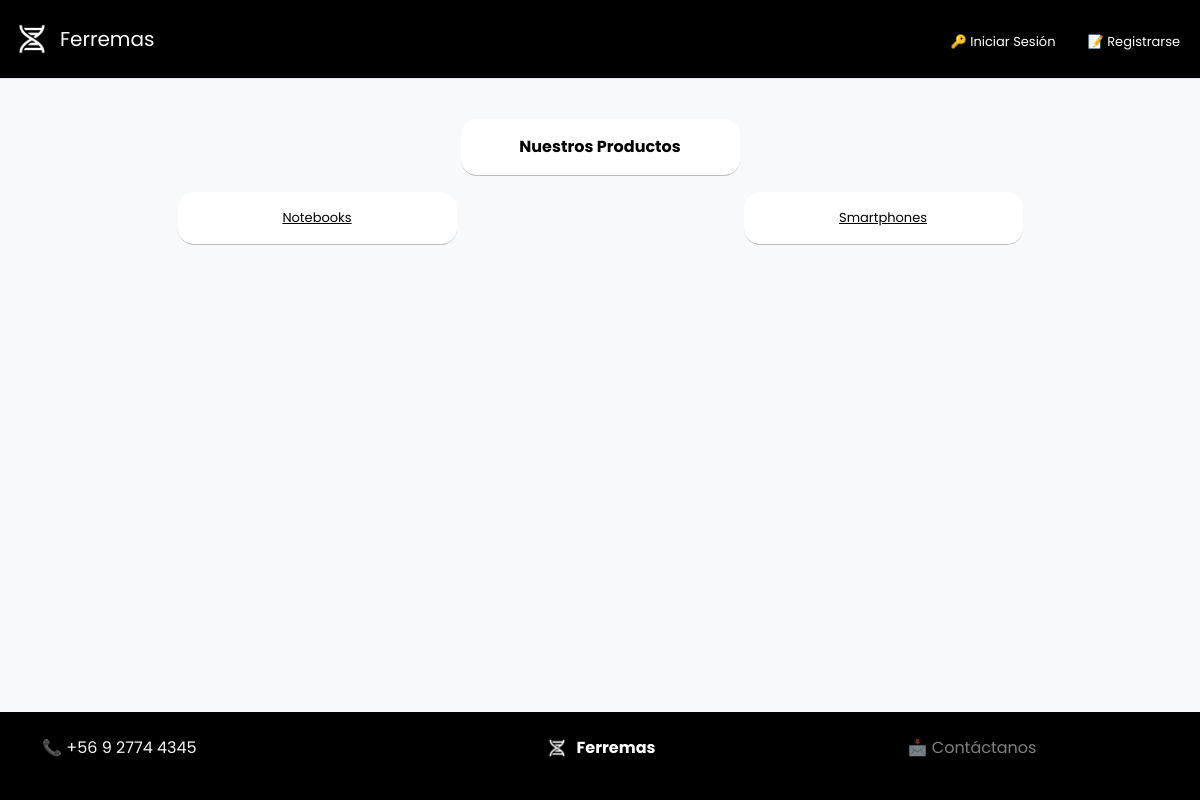
/filtrado/79, run on an earlier commit of the app's database.
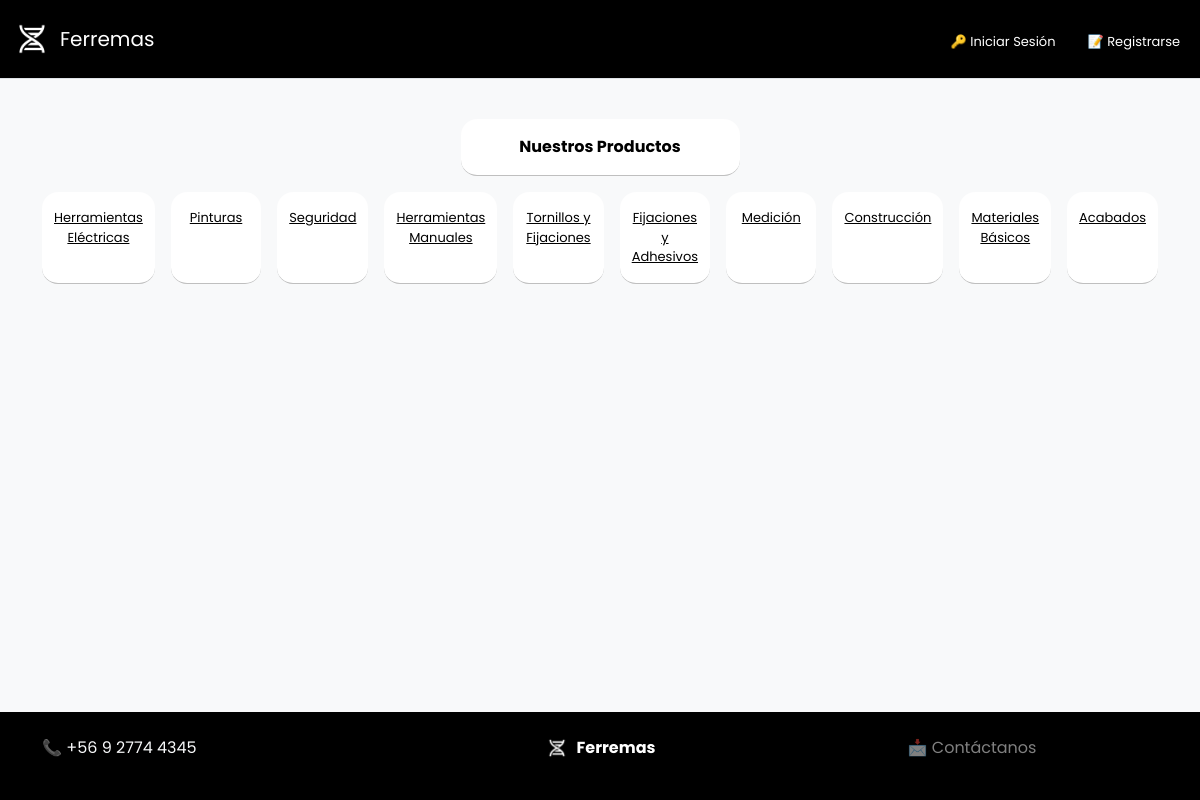
And on a later commit of the database.
### core/models.py (models this page shows, shortened)
class Tipo_producto(models.Model):
    id_tipo_producto = models.AutoField(primary_key=True)
    nombre = models.CharField(max_length=20, null=True)

### core/views.py (the view)
# urls.py: path("filtrado/<int:id_categoria>", filtrado, name="filtrado"),
def filtrado(request, id_categoria):
    categoria = ""
    if id_categoria == 1:
        categoria = "notes"
    else:
        categoria = "smarts"
    categorias = Tipo_producto.objects.all()
    productos = Producto.objects.filter(id_tipo_producto_id=id_categoria)
    return render(
        request, f"{categoria}.html", {"productos": productos, "categorias": categorias}
    )

### core/context_processors.py (called while the page is built)
def cargar_perfil_y_perfiles(request):
    perfil = None
    perfiles = []
    if request.user.is_authenticated:
        perfil = PerfilUsuario.objects.filter(user=request.user).first()
        perfiles = PerfilUsuario.objects.all()
    return {
        'perfil': perfil,
        'perfiles': perfiles,
    }

### core/templates/smarts.html (shortened to what this page needs)
{% extends 'plantilla.html' %}
{% load static %}
{% load humanize %}
{% block links %}
<link rel="stylesheet" href="{% static 'css/index.css' %}" />
{% endblock %}
{% block content %}
<main class="mb-5 d-flex flex-column gap-3">
  <div class="container">
    <div id="Recomendaciones-title"
      class="w-25 border-black border border-1 border-top-0 border-end-0 border-start-0 border-opacity-25 bg-white rounded-4 text-black container pt-3 pb-3 rounded-2 text-center my-3">
      <span class="fw-bold">Nuestros Productos</span>
    </div>
    <div class="my-3 d-flex gap-3"  id="categorias">
      {% for categoria in categorias %}
        <a href="{% url 'filtrado' categoria.id_tipo_producto  %}" class="w-25 border-black border border-1 border-top-0 border-end-0 border-start-0 border-opacity-25 bg-white rounded-4 text-black container pt-3 pb-3 rounded-2 text-center">{{categoria.nombre}}</a>
      {% endfor %}
    </div>
  </div>
</main>
{% endblock %}

What changed in the data, as far as the page shows it:
removed Tipo_producto: nombre "Notebooks"
removed Tipo_producto: nombre "Smartphones"
added Tipo_producto: nombre "Herramientas Eléctricas"
added Tipo_producto: nombre "Pinturas"
added Tipo_producto: nombre "Seguridad"
added Tipo_producto: nombre "Herramientas Manuales"
added Tipo_producto: nombre "Tornillos y Fijaciones"
added Tipo_producto: nombre "Fijaciones y Adhesivos"
added Tipo_producto: nombre "Medición"
added Tipo_producto: nombre "Construcción"
added Tipo_producto: nombre "Materiales Básicos"
added Tipo_producto: nombre "Acabados"
